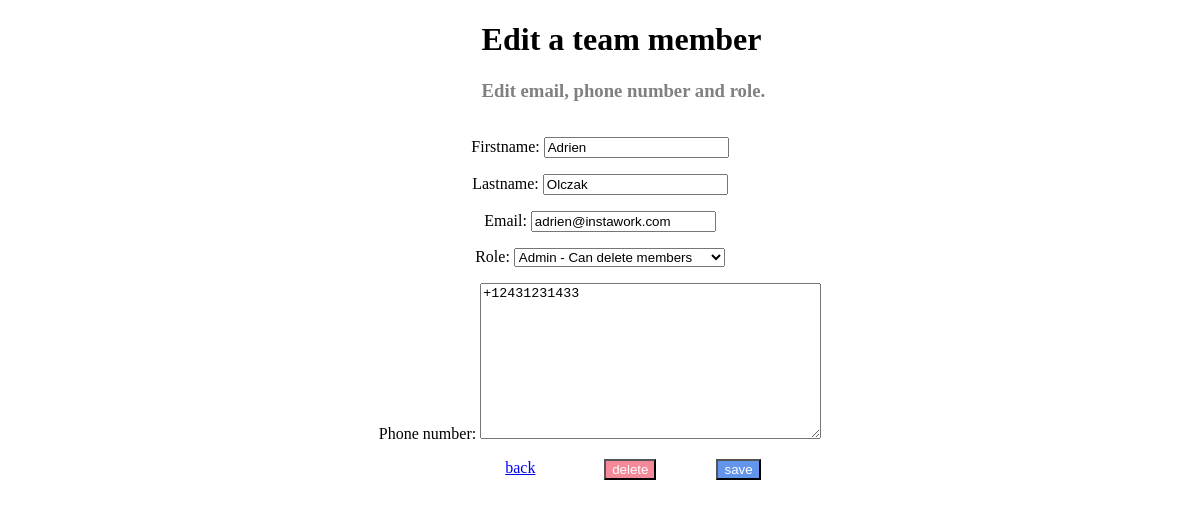
Screenshot of /team_management/editMember/1/ with the database file from the repository.
### team_management/models.py (models this page shows)
class Member(models.Model):
    id = models.AutoField(primary_key=True) # make the id unique
    firstname = models.CharField(max_length=100, blank=False)
    lastname = models.CharField(max_length=100, blank=False)
    email = models.EmailField(max_length=200, blank=False, unique=True,validators=[EmailValidator])
    role = models.CharField(max_length=200, choices=role_choices, default="REGULAR")
    phone_number = PhoneField(blank=False, unique=True, E164_only=True)

### team_management/views.py (the view, shortened to what this page needs)
# urls.py: path('editMember/<int:id>/', MemberEdit.as_view(), name="editMember")
class MemberEdit(UpdateView, DeletionMixin):
    model = Member
    form_class = MemberForm
    template_name = "team_management/edit.html"
    context_object_name = 'member'
    pk_url_kwarg = 'id'
    success_url = reverse_lazy('index')

### team_management/forms.py
class MemberForm(ModelForm):
    class Meta:
        model = Member
        fields = "__all__"

### team_management/templates/team_management/edit.html (shortened to what this page needs)
<!DOCTYPE html>
<html lang="en">
<head>
    {% load static %}
    <link rel="stylesheet" type="text/css" href="{% static 'team_management/style.css' %}">
</head>
<body>
    <form action="" method="POST">
            <div class="main-container">
                <h1>Edit a team member</h1>
                <h3>Edit email, phone number and role.</h3>
            </div>
            <center>
                {{ form.as_p }}
            </center>
            <div class="container">
                <a href="{% url 'index' %}" style="margin-right: 10%;">back</a>
                <input type="submit" name="confirm_delete" value="delete"
                    style="background-color: rgb(243, 137, 153); color: white">
                <input type="submit" name="confirm_post" value="save" style="background-color: cornflowerblue; color: white; margin-left: 60px">
            </div>
    </form>
</body>
</html>

### team_management/static/team_management/style.css (style rules this page uses)
.main-container { height: 100px; display: block; margin-left: 40%; align-items: center; justify-content: center; }
.container { display: flex; justify-content: left; margin-left: 42%; margin-bottom: 30px }
h3 { color: gray; }

### rows the page displays
Member: firstname "Adrien", lastname "Olczak", email "adrien@instawork.com", role "Admin - Can delete members", phone_number "+12431231433"
